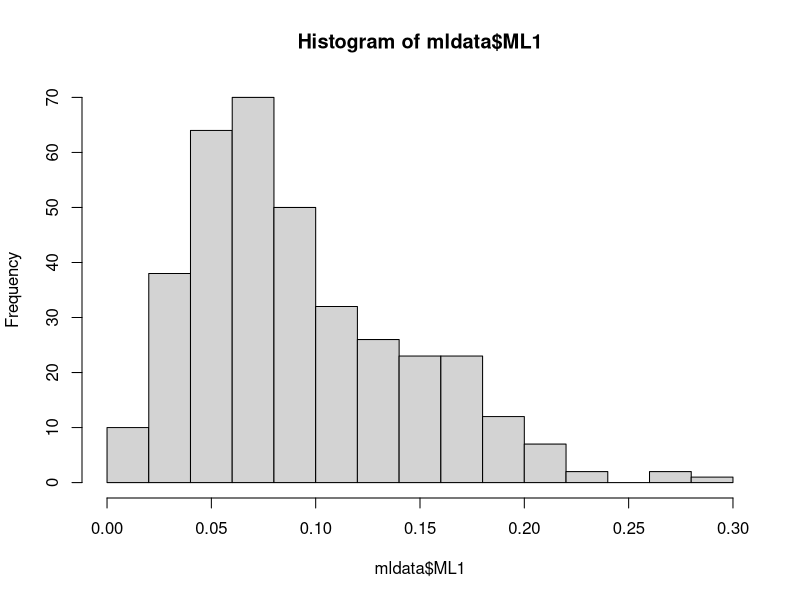

R code for this plot:
mldata = read.csv('ml_data.csv')
cleanData = read.csv('cleanData.csv')
options(scipen=99999)

mean(mldata$ML1)

summary(lm(choice2 ~ choice1 + happen1, data=mldata))

summary(lm(choice2 ~ ML0 + ML1:happen1, data=mldata))

ATE.hat = mean(mldata$ML1)
Z = ATE.hat*mldata$happen1
summary(lm(choice2 ~ ML0 + Z, data=mldata))

hist(mldata$ML1) # the predicted treatment effect

summary(lm(choice2~
             choice1 +
             happen1 +
             surveyTime +
             quizTime +
             approvals + 
             age,
           data=cleanData))

summary(lm(choice2~
             choice1 +
             happen1 +
             surveyTime:happen1 +
             quizTime:happen1 +
             approvals:happen1 + 
             age:happen1,
           data=cleanData))

summary(lm(choice2~
             choice1 +
             happen1 +
             surveyTime +
             surveyTime:happen1 +
             quizTime +
             quizTime:happen1 +
             approvals + 
             approvals:happen1 + 
             age +
             age:happen1,
           data=cleanData))

summary(lm(choice2~
             choice1 +
             happen1 +
             surveyTime +
             quizTime +
             approvals + 
             age +
             as.factor(ethnicity) +
             as.factor(nation) +
             as.factor(sex) +
             as.factor(employment) +
             as.factor(studentStatus) +
             as.factor(cognition1) +
             as.factor(cognition2),
           data=cleanData))

group0 = cleanData$happen1==0&cleanData$choice1==1
group1 = cleanData$happen1==1&cleanData$choice1==1
t.test(cleanData$choice2[group0],cleanData$choice2[group1])

